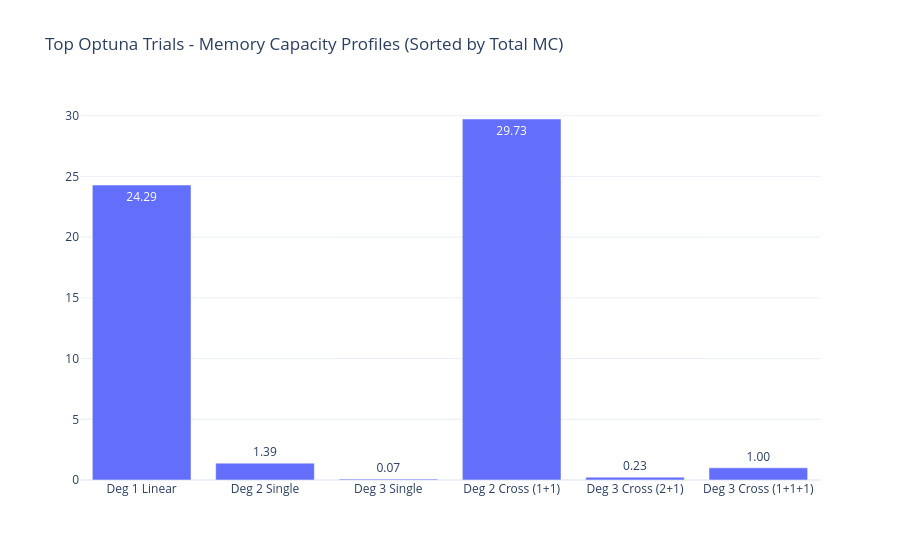

Write notebook code for a chart like this one.
### Code cell
fig = go.Figure()

categories = [
    "Deg 1 Linear",
    "Deg 2 Single",
    "Deg 3 Single",
    "Deg 2 Cross (1+1)",
    "Deg 3 Cross (2+1)",
    "Deg 3 Cross (1+1+1)",
]

subplot_titles = (
    f"Order Trial| Total: {top_order_val.total_mc:.2f}"
)

fig.add_trace(
    go.Bar(
        x=categories,
        y=results,
        text=[f"{v:.2f}" for v in results],
        textposition="auto",
        showlegend=False,
    ),
)
fig.update_layout(
    title_text="Top Optuna Trials - Memory Capacity Profiles (Sorted by Total MC)",
    template="plotly_white"
)

fig.show()

### Figure 1 — Plotly figure (JSON) as saved in the notebook; plotly's stock layout.template omitted (floating-point values rounded to 4 significant figures)
{"data": [{"showlegend": false, "text": ["24.29", "1.39", "0.07", "29.73", "0.23", "1.00"], "textposition": "auto", "type": "bar", "x": ["Deg 1 Linear", "Deg 2 Single", "Deg 3 Single", "Deg 2 Cross (1+1)", "Deg 3 Cross (2+1)", "Deg 3 Cross (1+1+1)"], "y": [24.29, 1.388, 0.07213, 29.73, 0.233, 1.003]}], "layout": {"title": {"text": "Top Optuna Trials - Memory Capacity Profiles (Sorted by Total MC)"}}}
